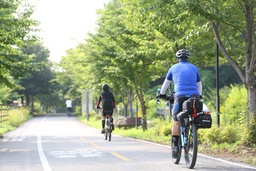
#> input picture lab-session/05-vision-agent/data/object.jpg, 256 x 171 px, shrunk from 2000 x 1333 before the run
$ jupyter execute vision_agent_lab.ipynb   (text cells are left out)
#> lines starting #> are read from the running program, lines starting #| are printed output that depends on the picture; after the words box and inside, x2 and y2 are one past the last pixel; in counts of white or black regions, pixels touching at a corner belong together; pictures that were not available may be replaced by others from this repository, and a replacement may not be noted
[cell 1]
from pathlib import Path

import cv2
import matplotlib.pyplot as plt
import numpy as np

BASE_DIR = Path.cwd()
if not (BASE_DIR / "data").exists():
    BASE_DIR = Path("lab-session/05-vision-agent")

DATA_DIR = BASE_DIR / "data"
OUTPUT_DIR = BASE_DIR / "outputs"
OUTPUT_DIR.mkdir(exist_ok=True)

CAT_PATH = DATA_DIR / "cat.jpg"
OBJECT_PATH = DATA_DIR / "object.jpg"
VIEW_PATH = DATA_DIR / "view.jpg"
print("Base dir:", BASE_DIR.resolve())

[cell 2]
image = cv2.imread(str(OBJECT_PATH))
#> image is the input picture: shape (171, 256, 3); mean B, G, R 136.8, 166.4, 156.5
if image is None:
    raise FileNotFoundError(OBJECT_PATH)

mask = np.zeros(image.shape[:2], np.uint8)
bgd_model = np.zeros((1, 65), np.float64)
fgd_model = np.zeros((1, 65), np.float64)
rect = (40, 40, image.shape[1] - 80, image.shape[0] - 80)
#> rect = (40, 40, 176, 91)

cv2.grabCut(image, mask, rect, bgd_model, fgd_model, 5, cv2.GC_INIT_WITH_RECT)
mask2 = np.where((mask == cv2.GC_BGD) | (mask == cv2.GC_PR_BGD), 0, 1).astype("uint8")
grabcut = image * mask2[:, :, np.newaxis]

fig, axes = plt.subplots(1, 3, figsize=(14, 5))
axes[0].imshow(cv2.cvtColor(image, cv2.COLOR_BGR2RGB))
axes[0].set_title("Original")
axes[1].imshow(mask2, cmap="gray")
axes[1].set_title("Foreground mask")
axes[2].imshow(cv2.cvtColor(grabcut, cv2.COLOR_BGR2RGB))
axes[2].set_title("GrabCut result")
for ax in axes:
    ax.axis("off")
plt.tight_layout()

[cell 3]
sample = cv2.imread(str(CAT_PATH))
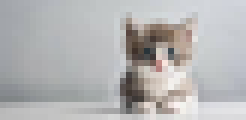
#> input picture lab-session/cat.png, 41 x 20 px, shrunk from 318 x 159 before the run, given in place of cat.jpg, which was not available (shown 6 times larger)
#> sample is the input picture: shape (20, 41, 3); mean B, G, R 180, 179.7, 180.3
if sample is None:
    raise FileNotFoundError(CAT_PATH)

hsv = cv2.cvtColor(sample, cv2.COLOR_BGR2HSV)
#> hsv: shape (20, 41, 3); mean H, S, V 78.4, 12.6, 184.2
mask = cv2.inRange(hsv, np.array([0, 80, 80]), np.array([20, 255, 255]))
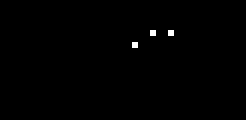
#> mask: shape (20, 41) (shown 6 times larger); 0.37% white in thin lines or dots, all inside (x1, y1, x2, y2) = (22, 5, 29, 8)
mask |= cv2.inRange(hsv, np.array([160, 80, 80]), np.array([179, 255, 255]))
overlay = sample.copy()
overlay[mask > 0] = [0, 0, 255]
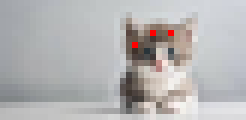
#> overlay: shape (20, 41, 3) (shown 6 times larger); 0.37% of pixels changed, all inside (x1, y1, x2, y2) = (22, 5, 29, 8)
ratio = np.count_nonzero(mask) / mask.size
#> ratio = 0.00366

fig, axes = plt.subplots(1, 3, figsize=(14, 4))
axes[0].imshow(cv2.cvtColor(sample, cv2.COLOR_BGR2RGB))
axes[0].set_title("Input")
axes[1].imshow(mask, cmap="gray")
axes[1].set_title("Color mask")
axes[2].imshow(cv2.cvtColor(overlay, cv2.COLOR_BGR2RGB))
axes[2].set_title(f"Overlay ({ratio:.2%})")
for ax in axes:
    ax.axis("off")
plt.tight_layout()

[cell 4]
view = cv2.imread(str(VIEW_PATH))
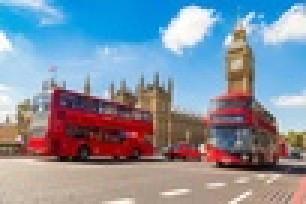
#> input picture lab-session/05-vision-agent/data/view.jpg, 102 x 68 px, shrunk from 800 x 533 before the run (shown 3 times larger)
#> view is the input picture: shape (68, 102, 3); mean B, G, R 161, 144.9, 132.4
if view is None:
    raise FileNotFoundError(VIEW_PATH)
gray = cv2.cvtColor(view, cv2.COLOR_BGR2GRAY)
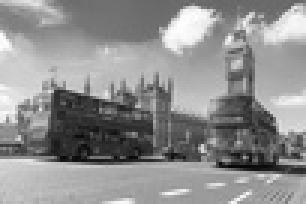
#> gray: shape (68, 102) (shown 3 times larger); min 6, max 254, mean 143

sketch_blur = cv2.GaussianBlur(gray, (21, 21), 0)
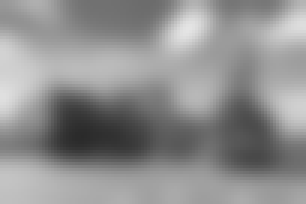
#> sketch_blur: shape (68, 102) (shown 3 times larger); min 42, max 228, mean 143
sketch = cv2.divide(gray, 255 - sketch_blur, scale=256)
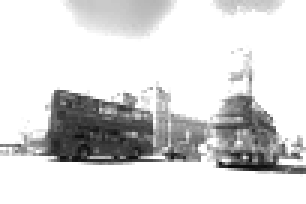
#> sketch: shape (68, 102) (shown 3 times larger); min 10, max 255, mean 216.4
edges = cv2.Canny(gray, 80, 160)
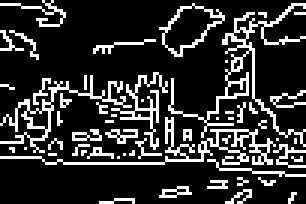
#> edges: shape (68, 102) (shown 3 times larger); 18.9% white in thin lines or dots
color = cv2.bilateralFilter(view, 9, 75, 75)
edge_mask = cv2.adaptiveThreshold(
    cv2.medianBlur(gray, 7),
    255,
    cv2.ADAPTIVE_THRESH_MEAN_C,
    cv2.THRESH_BINARY,
    9,
    5,
)
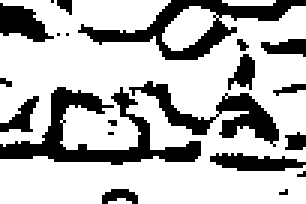
#> edge_mask: shape (68, 102) (shown 3 times larger); 72% white; 21 black regions (10 under 20 px), largest, box (x1, y1, x2, y2) and area: (0, 29, 67, 55) 558, (26, 0, 102, 20) 444, (43, 27, 93, 49) 332
cartoon = cv2.bitwise_and(color, color, mask=edge_mask)

fig, axes = plt.subplots(2, 2, figsize=(12, 8))
axes[0, 0].imshow(cv2.cvtColor(view, cv2.COLOR_BGR2RGB))
axes[0, 0].set_title("Original")
axes[0, 1].imshow(sketch, cmap="gray")
axes[0, 1].set_title("Sketch")
axes[1, 0].imshow(edges, cmap="gray")
axes[1, 0].set_title("Edges")
axes[1, 1].imshow(cv2.cvtColor(cartoon, cv2.COLOR_BGR2RGB))
axes[1, 1].set_title("Cartoon")
for ax in axes.ravel():
    ax.axis("off")
plt.tight_layout()
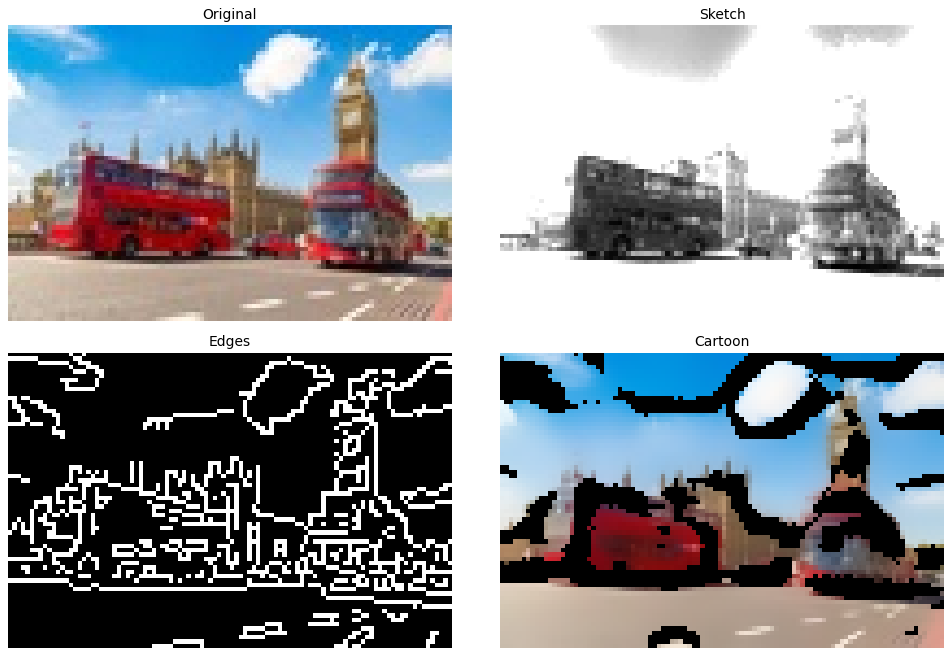
#> figure drawn by matplotlib, 4 panels
